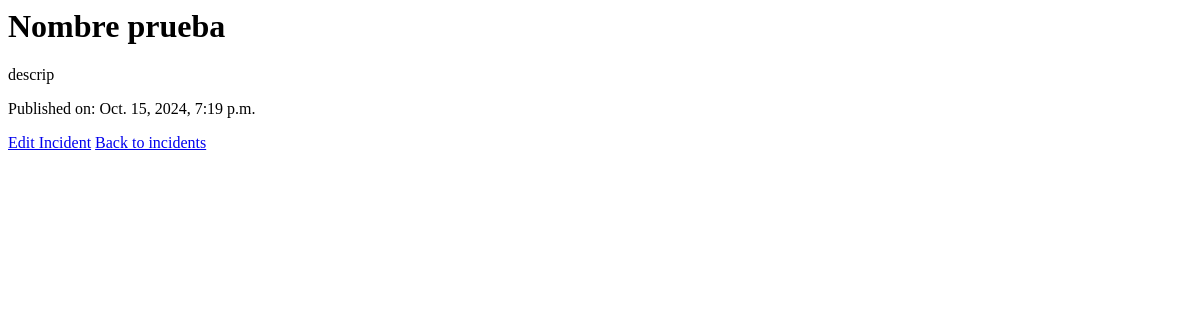
Before: /incidents/7/ with the older database file.
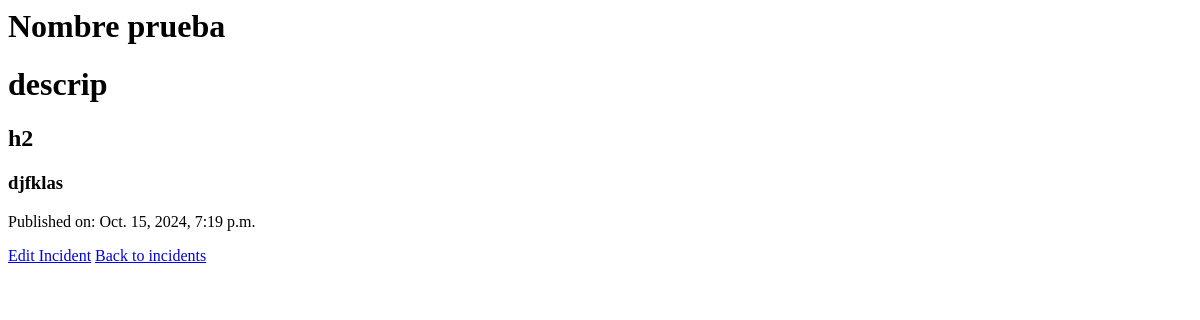
After: the same page with the newer database file.
### incidents/models.py (models this page shows, shortened)
class Incident(models.Model):
    incident_text = models.CharField(max_length=200)
    pub_date = models.DateTimeField('date published', auto_now_add=True)
    description = MarkdownxField(null=True, blank=True)  # Campo de descripción con soporte Markdown

### incidents/views.py (the view)
# urls.py: path("<int:pk>/", views.DetailView.as_view(), name="detail"),
class DetailView(generic.DetailView):
    model = Incident
    template_name = 'incidents/detail.html'
    context_object_name = 'incident'
    def get_context_data(self, **kwargs):
        context = super().get_context_data(**kwargs)
        context['incident'].description = markdown.markdown(context['incident'].description)
        return context

### incidents/templates/incidents/detail.html
<h1>{{ incident.incident_text }}</h1>
<p>{{ incident.description|safe }}</p>
<p>Published on: {{ incident.pub_date }}</p>
<a href="{% url 'incidents:edit' incident.id %}">Edit Incident</a>
<a href="{% url 'incidents:index' %}">Back to incidents</a>

Changed rows visible on the page:
changed Incident "Nombre prueba": description "descrip" → "descrip h2 djfklas"
